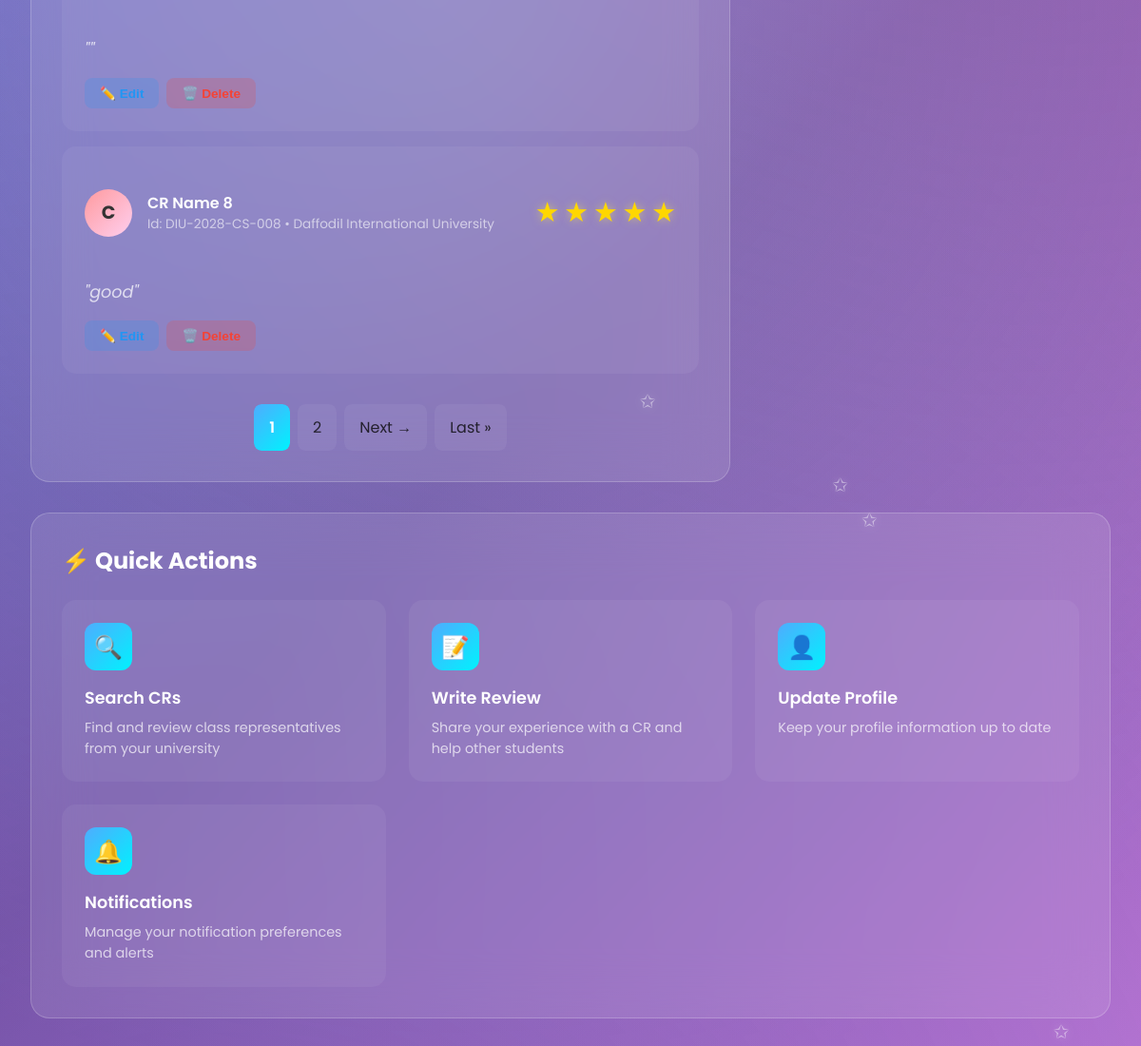
The page /user_dashboard/cr-reviews-admin/ (signed in, middle part) on the database as committed earlier.
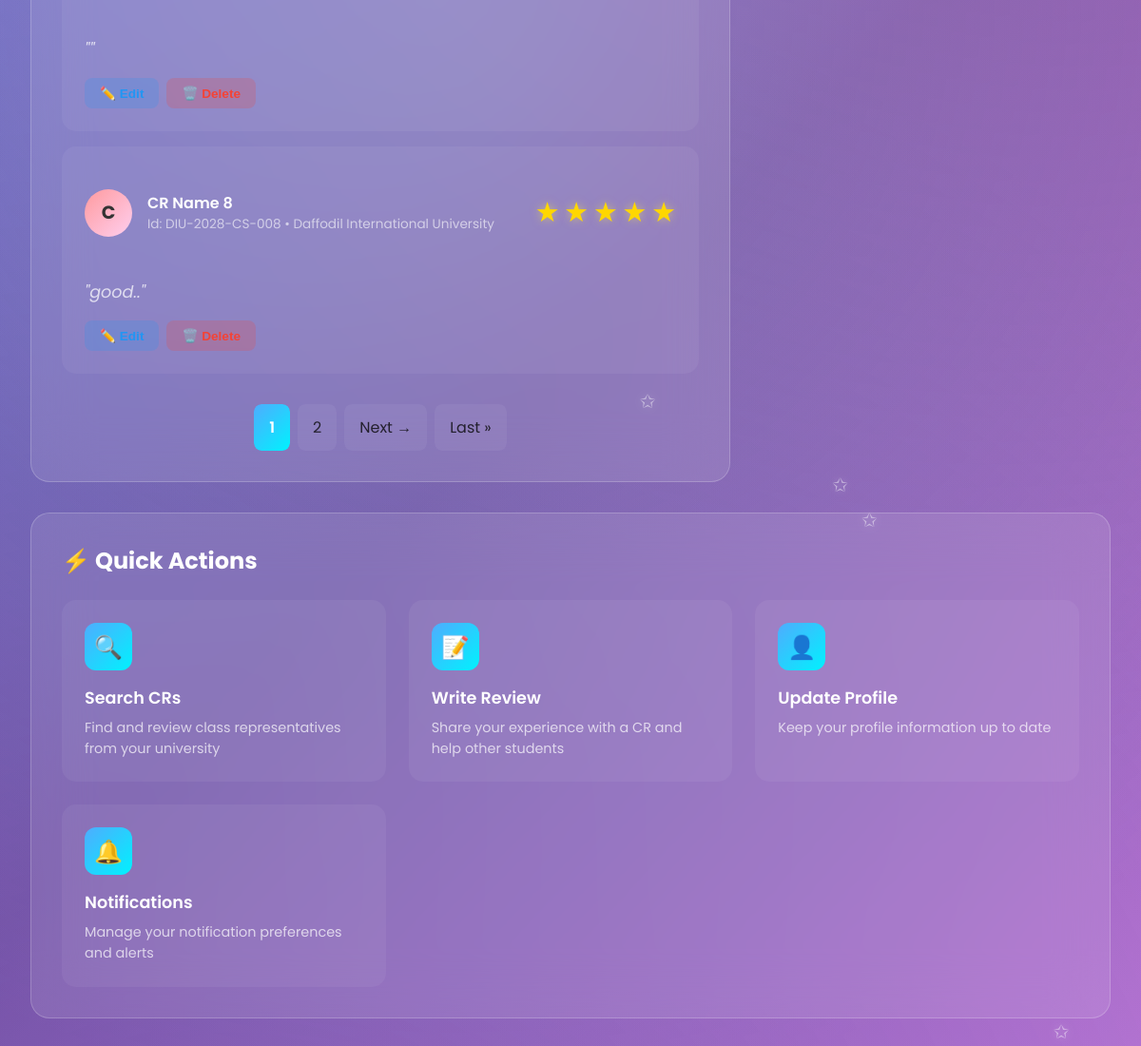
The same page on the database as committed later.
### cr/models.py (models this page shows, shortened)
class Review(models.Model):
    user = models.ForeignKey('userprofile.User', on_delete=models.CASCADE, related_name='userreviews')
    cr_profile = models.ForeignKey(CrProfile, on_delete=models.CASCADE, related_name='cr_reviews')
    rating = models.PositiveSmallIntegerField()
    description = models.TextField(blank=True, null=True)
    is_anonymous = models.BooleanField(default=False)
    anonymous_name = models.CharField(max_length=100, blank=True, null=True)
    is_approved = models.BooleanField(default=True)  # Auto-approve non-anonymous
    reviewed_by = models.ForeignKey(
        'userprofile.User',
        on_delete=models.SET_NULL,
        null=True,
        blank=True,
        related_name='reviewed_reviews',
        help_text="Admin who approved/rejected this review"
    )
    reviewed_at = models.DateTimeField(null=True, blank=True)
    slug = models.SlugField(unique=True, blank=True)
    created_at = models.DateTimeField(auto_now_add=True)
    updated_at = models.DateTimeField(auto_now=True)
    deleted_at = models.DateTimeField(blank=True, null=True)
    class Meta:
        unique_together = [['user', 'cr_profile']]
        ordering = ['-created_at']

class CrProfile(models.Model):
    user=models.OneToOneField('userprofile.User', on_delete=models.CASCADE,related_name='user_profile')
    university=models.ForeignKey(University, on_delete=models.CASCADE,related_name='university_crs')
    department=models.ForeignKey(Department, on_delete=models.CASCADE,related_name='department_crs')
    cr_status = models.CharField(
    max_length=20,
    choices=[('Present', 'Present CR'), ('Former', 'Former CR')],
    default='Present'
    )
    profile_picture = models.ImageField(upload_to='cr_profile_pictures/', blank=True, null=True)
    name = models.CharField(max_length=100)
    gender = models.CharField(choices=[('M', 'Male'), ('F', 'Female')], max_length=1)
    email = models.EmailField(blank=True, null=True)
    phone = models.CharField(max_length=30, blank=True, null=True)
    st_id = models.CharField(max_length=50, unique=True)
    batch = models.CharField(max_length=20)
    dept_batch = models.CharField(max_length=20 , blank=True, null=True)
    section = models.CharField(max_length=10)
    bio = models.TextField(blank=True, null=True)
    date_of_birth = models.DateField(blank=True, null=True)
    slug = models.SlugField(unique=True, blank=True)
    facebook_url = models.URLField(default='https://www.facebook.com/')
    instagram_url = models.URLField(default='https://www.instagram.com/')
    linkedin_url = models.URLField(default='https://www.linkedin.com/')
    created_at=models.DateTimeField(auto_now_add=True)
    updated_at=models.DateTimeField(auto_now=True)
    deleted_at=models.DateTimeField(auto_now=True,blank=True,null=True)

class University(models.Model):
    Public = "Public"
    Private = "Private"
    university_type = [
        (Public,"Public"),
        (Private,"Private"),
    ]
    title =models.CharField(max_length=100,unique=True,blank=False,null=False)
    type =models.CharField(max_length=100,choices=university_type)
    address=models.CharField(max_length=150, blank=True, null=True)
    slug=models.SlugField(blank=True,unique=True)
    created_at=models.DateTimeField(auto_now_add=True)
    updated_at=models.DateTimeField(auto_now=True)
    daleted_at=models.DateTimeField(auto_now=True,blank=True,null=True)
    def __str__(self):
        return self.title

### userprofile/views.py (the view)
# urls.py: path('user_dashboard/<str:slug>/',user_dasboard,name="user_dashboard"),
@login_required
def user_dasboard(request,slug):
    user = User.objects.get(email=request.user.email,slug=slug)
    review = Review.objects.filter(user=user).order_by('-created_at')
    saved_crs = SavedCR.objects.filter(user=request.user).select_related('cr_profile')
    last = review.first()
    last_cr_saved= saved_crs.last()
    add_crs = CrProfile.objects.filter(user=request.user)
    items_per_page = 3
    add_crs_paginator = Paginator(add_crs, items_per_page)
    add_crs_page = request.GET.get('add_crs_page', 1)
    add_crs = add_crs_paginator.get_page(add_crs_page)
    saved_crs_paginator = Paginator(saved_crs, items_per_page)
    saved_crs_page = request.GET.get('saved_crs_page', 1)
    saved_crs = saved_crs_paginator.get_page(saved_crs_page)
    review_paginator = Paginator(review, items_per_page)
    review_page = request.GET.get('review_page', 1)
    review = review_paginator.get_page(review_page)
    context = {
        'user':user,
        'review':review,
        'last':last,
        'saved_crs':saved_crs,
        'last_cr_saved':last_cr_saved,
        'add_crs':add_crs,
    }
    return render(request,'user_profile/user_dashboard.html',context)

### templates/user_profile/user_dashboard.html (shortened to what the changed rows need)
{% extends 'base.html' %}
{% load static %}
{% block content %}
<div class="dashboard-container">
   <div class="content-grid">
      <div>
         <br>
         <div class="dashboard-card">
            {% if review %}
            {% for review in review %}
            <div class="review-item">
               <div class="review-header">
                  <div class="review-cr">
                     <div class="saved-avatar">
                        {% if review.cr_profile.profile_picture %}
                        <img src={{review.cr_profile.profile_picture.url}} alt={{review.cr_profile.name}} />
                        {% else %}
                        {{review.cr_profile.name|first|upper}}
                        {% endif %}
                     </div>
                     <div class="cr-info">
                        <h4><a href="{% url 'cr_profile' review.cr_profile.slug %}" style="text-decoration: none; color: inherit;">{{review.cr_profile.name}}</a></h4>
                        <p>Id: {{review.cr_profile.st_id}} • {{review.cr_profile.university}}  </p>
                     </div>
                  </div>
                  <div class="rating">
                     {% for i in "12345" %} {% if forloop.counter <= review.rating %}
                     <span class="star filled">★</span>
                     {% else %}
                     <span class="star">☆</span>
                     {% endif %} {% endfor %}
                  </div>
               </div>
               <div class="review-text">
                  "{{review.description}}"
               </div>
               <div class="review-actions">
                  <button class="action-btn edit" onclick="openEditReviewModal('{{ review.slug }}', {{ review.rating }}, '{{ review.description|escapejs }}')">✏️ Edit </button>
                  <button class="action-btn delete" onclick="openDeleteReviewModal('{{ review.slug }}')">🗑️ Delete</button>
               </div>
            </div>
            {% endfor %}
            {% else %}
            <div class="empty-state">
               <div class="empty-state-icon">📭</div>
               <h3>No Reviews Yet</h3>
               <p>You haven't written any reviews yet. Start by reviewing a CR!</p>
            </div>
            {% endif %}
         </div>
      </div>
   </div>
      <div class="dashboard-card full-width-card" style="margin-top: 2rem;">
               <div class="card-header">
                  <h2 class="card-title">⚡ Quick Actions</h2>
               </div>
      </div>
</div>
{% endblock content %}

Rows that differ between the two databases and show on the page:
changed Review "CR Name 8": description "good" → "good.."
